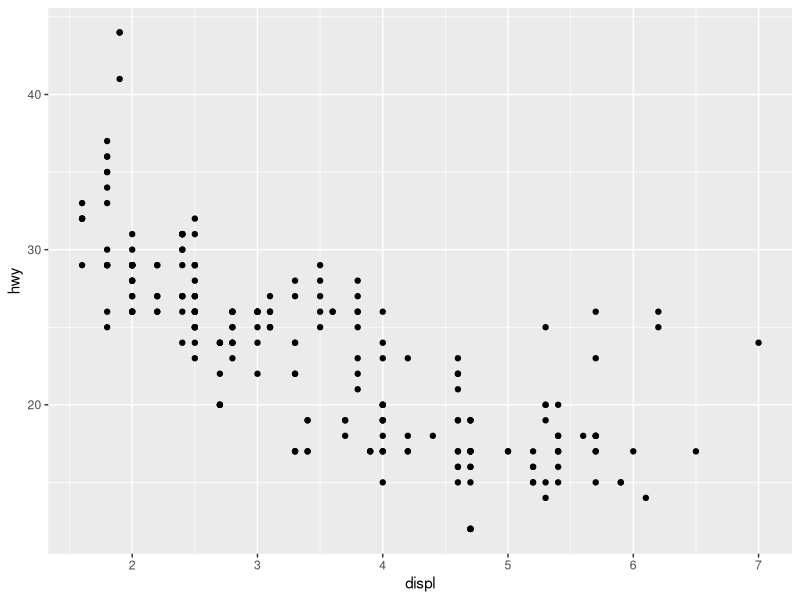
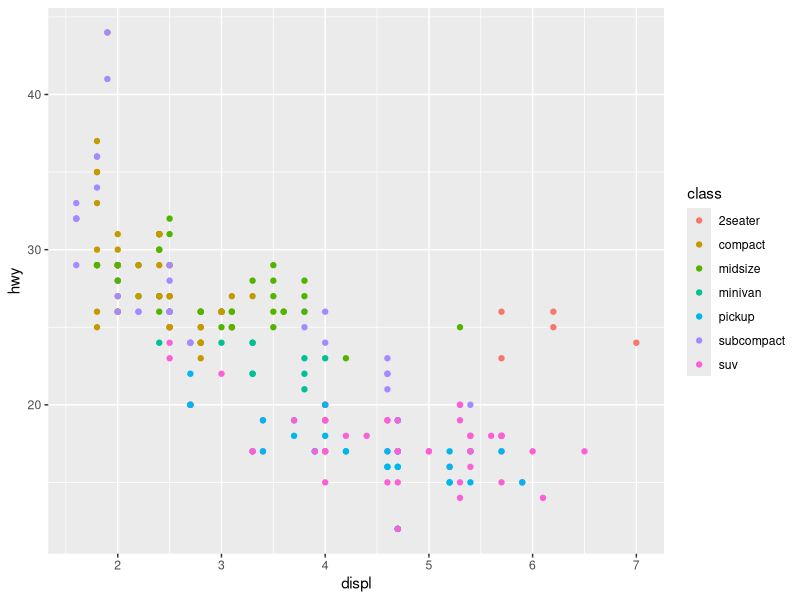
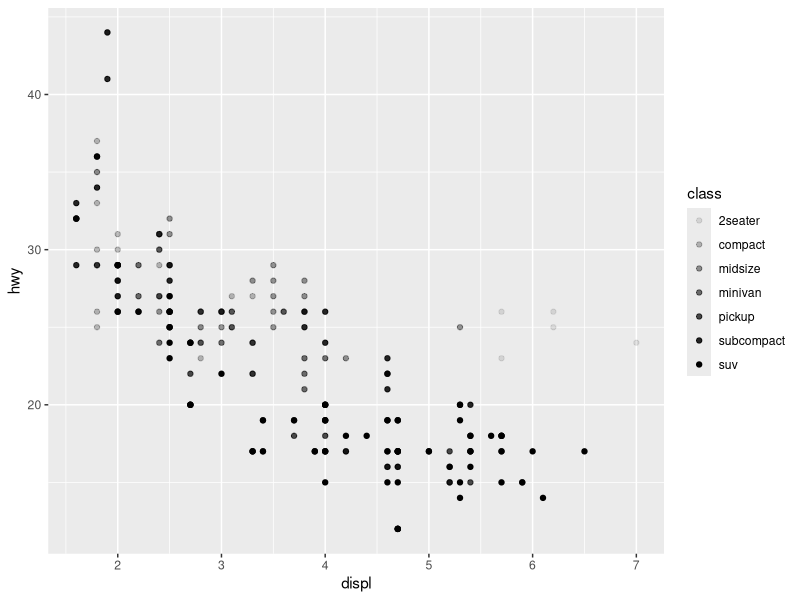
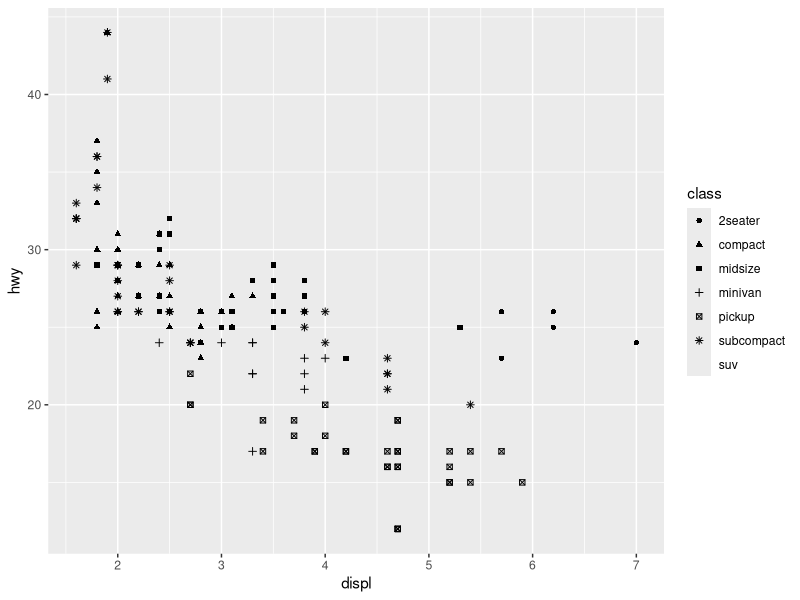
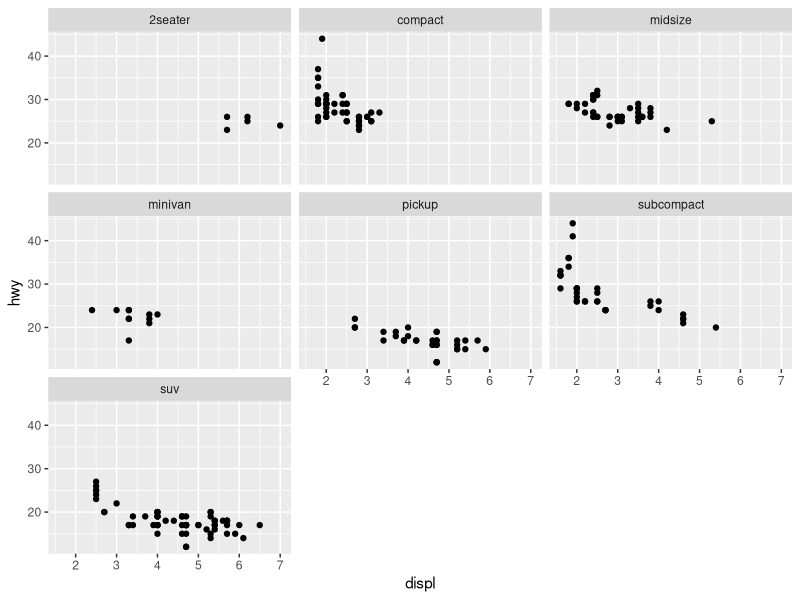
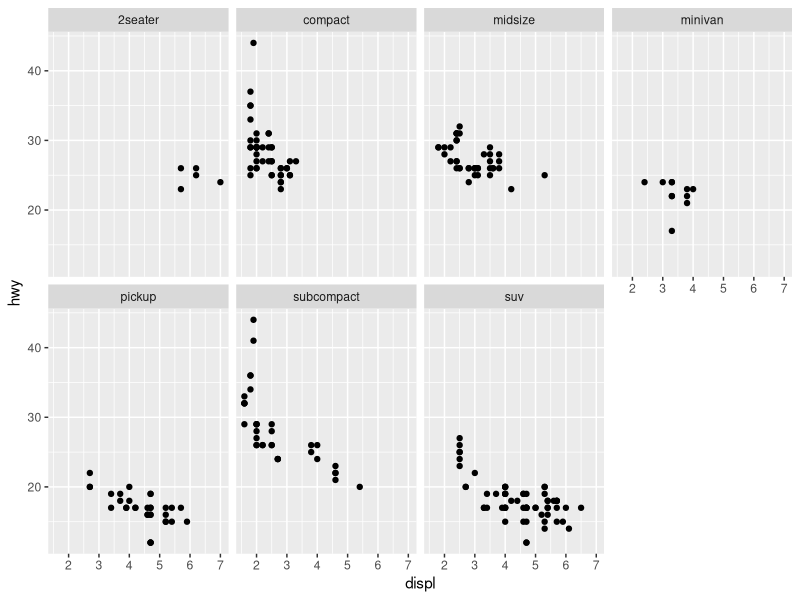
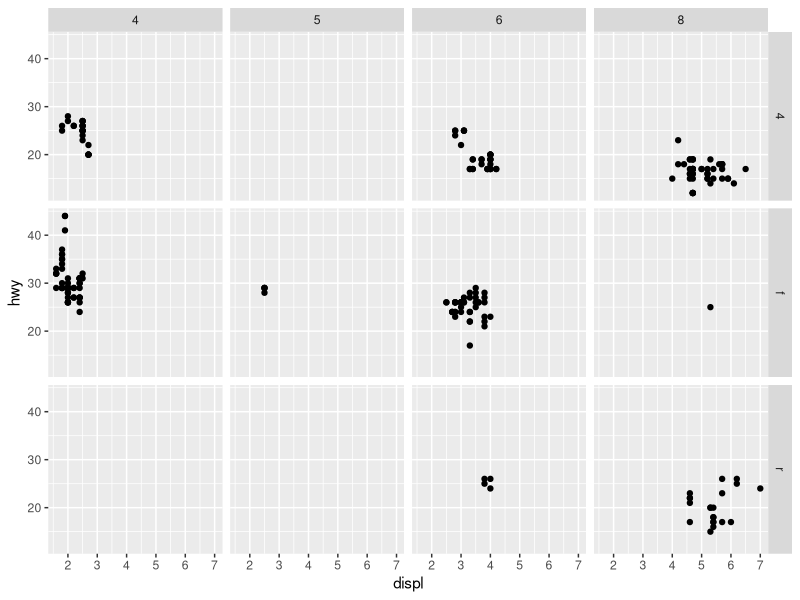
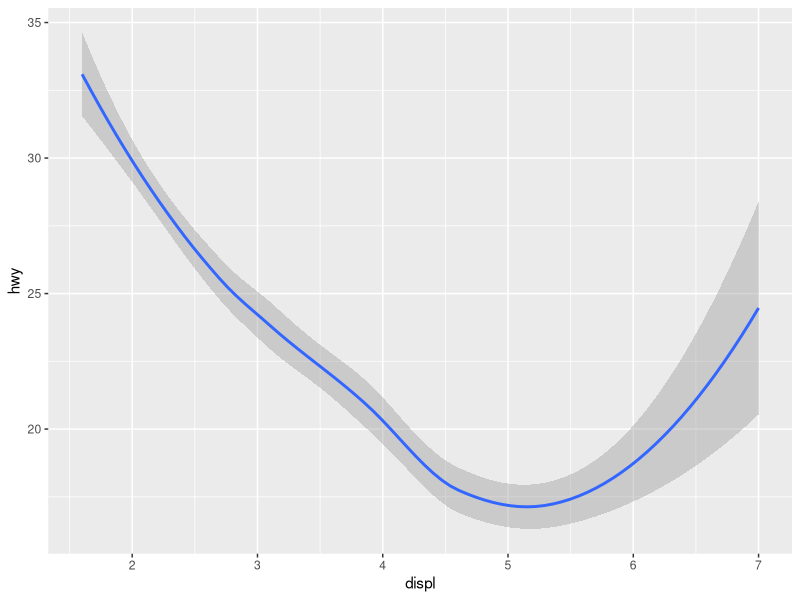

These charts were generated, in order, by the following R code:
# Book: R for Data Science https://r4ds.had.co.nz
# Chapters 1-4 

# Some RStudio’s keyboard shortcuts:
# 
#  Alt + - (the minus sign) -  <- (assignment sign)
# Ctrl + Shift + C – comment/uncomment
# ?command or help(command) - help
# Ctrl + Enter - run selected lines (see menu Code)
# Ctrl + L – clear console

# theme Cobalt: Tools - Global Options - Appearance - Cobalt - Apply

# View - Panes - Show all panes


# Visualization----------------------------------------------------------------



# 1. First steps---------------------------------------------------------------

install.packages("ggplot2")

library(ggplot2)
?ggplot2

# Install a package once, reload it every time you start a new session.

# Check in Packages, what libraries are installed (their versions) and loaded.

# package::function() - to be explicit about where a function (or dataset) comes from.
# e.g. ggplot2::ggplot() When to use this?

View(mpg)

mpg

str(mpg)


mpg$model

mpg$model[1:10]

unique(mpg$model)

# How to get help about mpg?

?mpg

# Creating a scatterplot (gallon = 3.8 l)
ggplot(data = mpg) + 
  geom_point(mapping = aes(x = displ, y = hwy))


# Check Plots pane.

# What does the plot show?

# ggplot(data = mpg) creates an empty graph.
# geom_points() adds a layer of points to your plot.
# Mapping argument is always paired with aes().


# x and y of aes() specify which variables to map to the x and y axes.

# Set working directory and save plot to it.
# More info about save() https://ggplot2.tidyverse.org/reference/ggsave.html 

getwd()
# if you work local, you can set working dir by setwd
# e.g. setwd("D:/R projects/ds-courses/BSU/visualization")

ggsave("img/mpg.pdf")
ggsave("img/mpg.png")

# use .gitignore not to commit some files or directories


# 2. Aesthetic mappings--------------------------------------------------------

# How to visualize three variables on one plot?

ggplot(data = mpg) + 
  geom_point(mapping = aes(x = displ, y = hwy, color = class))

# Does it explains outliers?

# Two other ways
ggplot(data = mpg) + 
  geom_point(mapping = aes(x = displ, y = hwy, alpha = class))

ggplot(data = mpg) + 
  geom_point(mapping = aes(x = displ, y = hwy, shape = class))



# 3. Facets--------------------------------------------------------------------

# To facet by a single variable use facet_wrap().
ggplot(data = mpg) + 
  geom_point(mapping = aes(x = displ, y = hwy)) + 
  facet_wrap(~ class)

ggplot(data = mpg) + 
  geom_point(mapping = aes(x = displ, y = hwy)) + 
  facet_wrap(~ class, nrow = 2)

# To facet by two variables use facet_grid(). 
ggplot(data = mpg) + 
  geom_point(mapping = aes(x = displ, y = hwy)) + 
  facet_grid(drv ~ cyl)



# 4. Geometric objects---------------------------------------------------------

# Which geom have we already used? (geom_point)

ggplot(data = mpg) + 
  geom_smooth(mapping = aes(x = displ, y = hwy))

# Not every aesthetic works with every geom, e.g. shape of a point and linetype of a line.

# Use linetype to add drv to the previous plot.
ggplot(data = mpg) + 
  geom_smooth(mapping = aes(x = displ, y = hwy, linetype = drv))
 
# More geoms - ggplot2 cheatsheet at https://www.rstudio.com/resources/cheatsheets/

# Multiple geoms in the same plot
ggplot(data = mpg) + 
  geom_point(mapping = aes(x = displ, y = hwy)) +
  geom_smooth(mapping = aes(x = displ, y = hwy))



# 5. Statistical transformations-----------------------------------------------
# geom_bar()
# https://ggplot2.tidyverse.org/reference/geom_bar.html
ggplot(data = mpg) + 
  geom_bar(mapping = aes(x = class))

# The same as previous written in a short form
ggplot(mpg, aes(class)) + 
  geom_bar()

df <- data.frame(x = rep(c(2.9, 3.1, 4.5), c(5, 10, 4)))
ggplot(df, aes(x)) + geom_bar()

ggplot(data = mpg) + 
  geom_bar(mapping = aes(x = class, fill = drv))

ggplot(data = mpg) + 
  geom_bar(mapping = aes(x = class, fill = drv), position = position_stack(reverse = TRUE)) +
  coord_flip() +
  theme(legend.position = "top")  

# geom_histigram()
# https://ggplot2.tidyverse.org/reference/geom_histogram.html
# bins = 30 by default
ggplot(mpg, aes(hwy)) +
  geom_histogram()

ggplot(mpg, aes(hwy)) +
  geom_histogram(binwidth = 5)

ggplot(mpg, aes(hwy)) +
  geom_histogram(bins = 40)

ggplot(mpg, aes(hwy, fill = class)) +
  geom_histogram()


# stat_summary() 
ggplot(mpg) + 
  stat_summary(
    mapping = aes(x = class, y = cty),
    fun.ymin = min,
    fun.ymax = max,
    fun.y = median
  )

# Boxplot explanation: https://en.wikipedia.org/wiki/Box_plot#cite_note-4, https://towardsdatascience.com/understanding-boxplots-5e2df7bcbd51
# geom_boxplot() & coord_flip()
ggplot(mpg, aes(x = class, y = cty)) + 
  geom_boxplot() +
  coord_flip()


# 6. Sum up--------------------------------------------------------------------
# Let's have a look through the code and sum up what we have learned.
